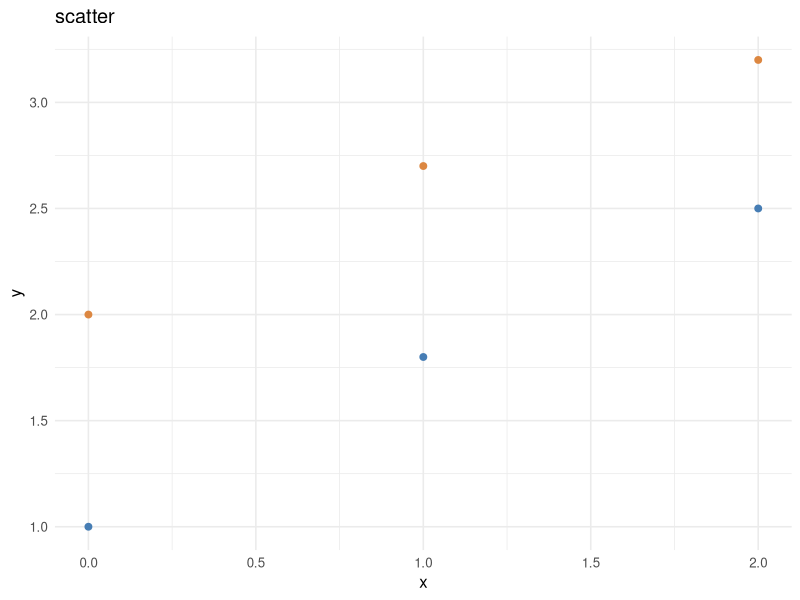
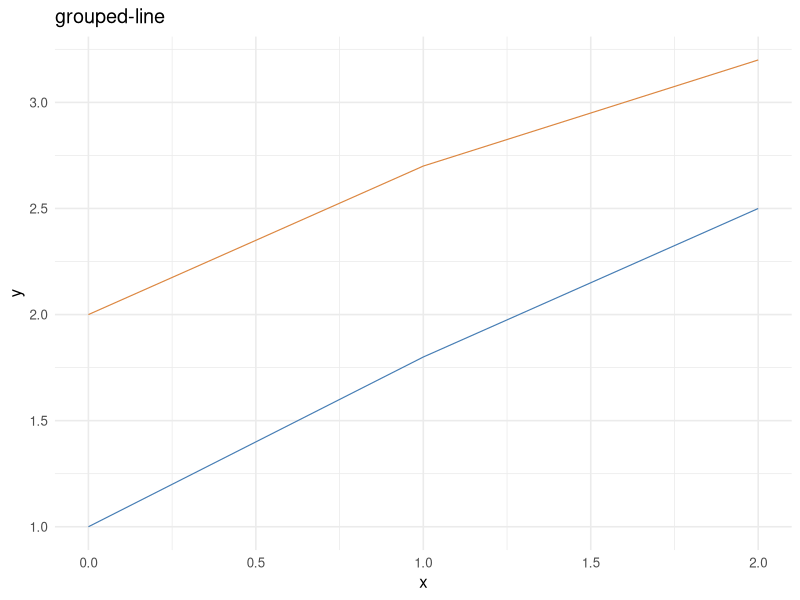
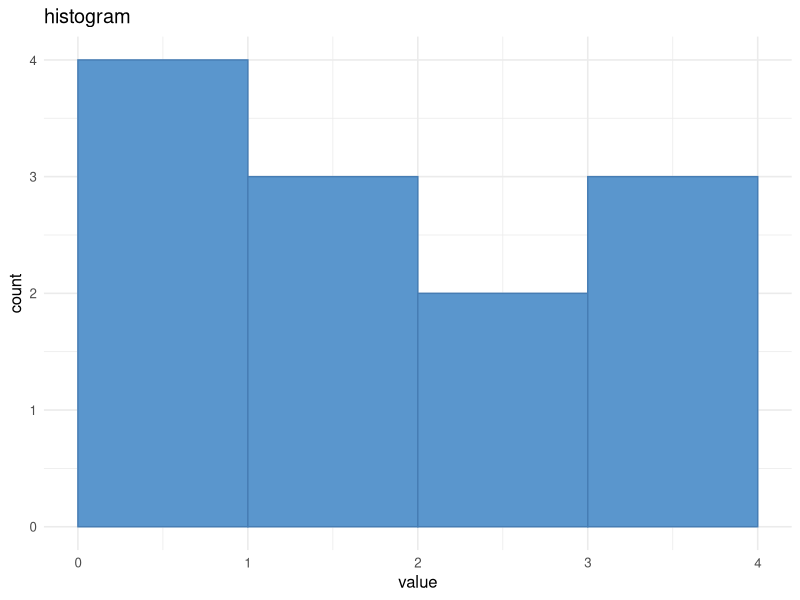
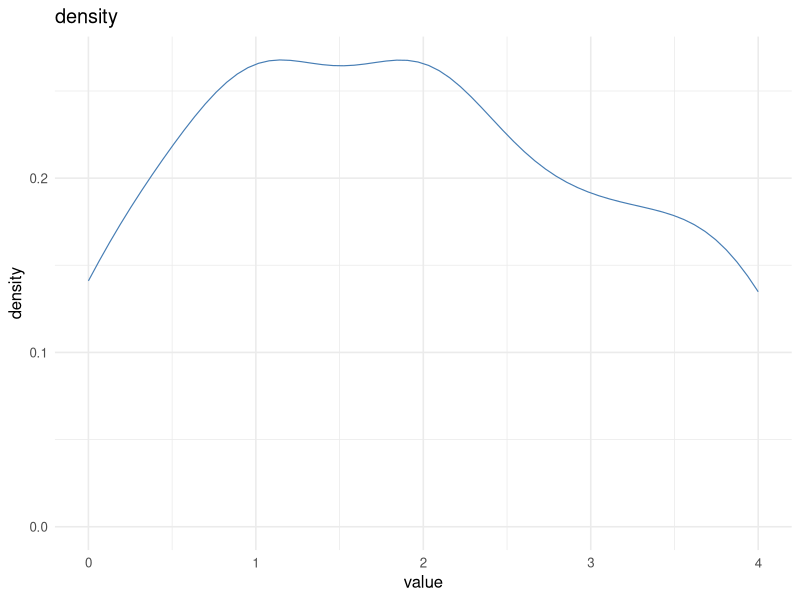
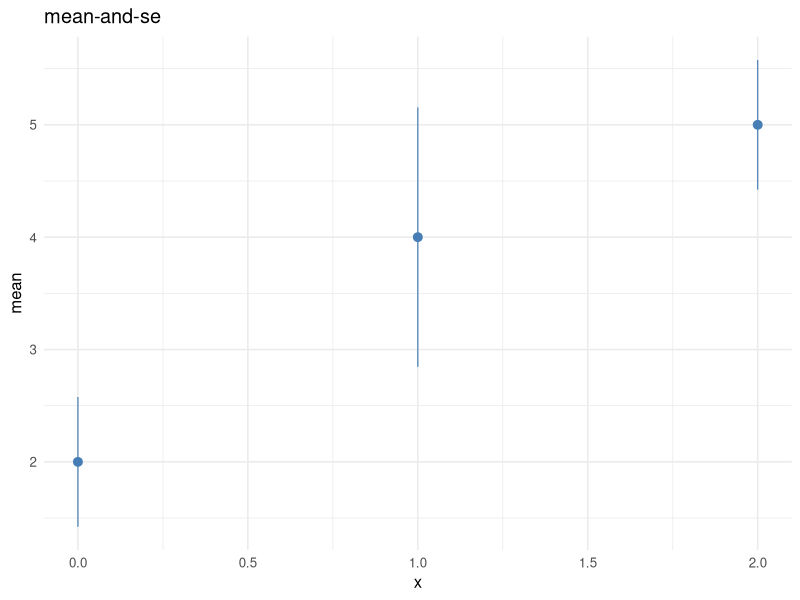
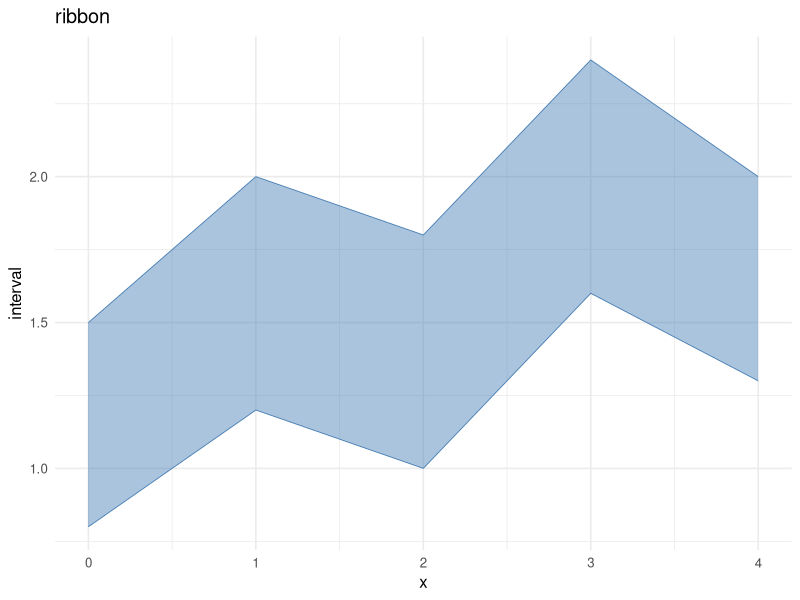
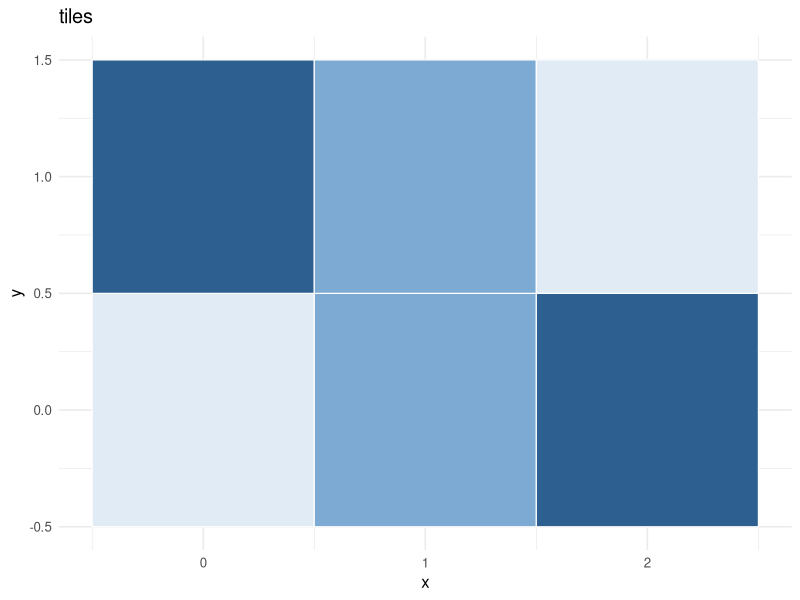
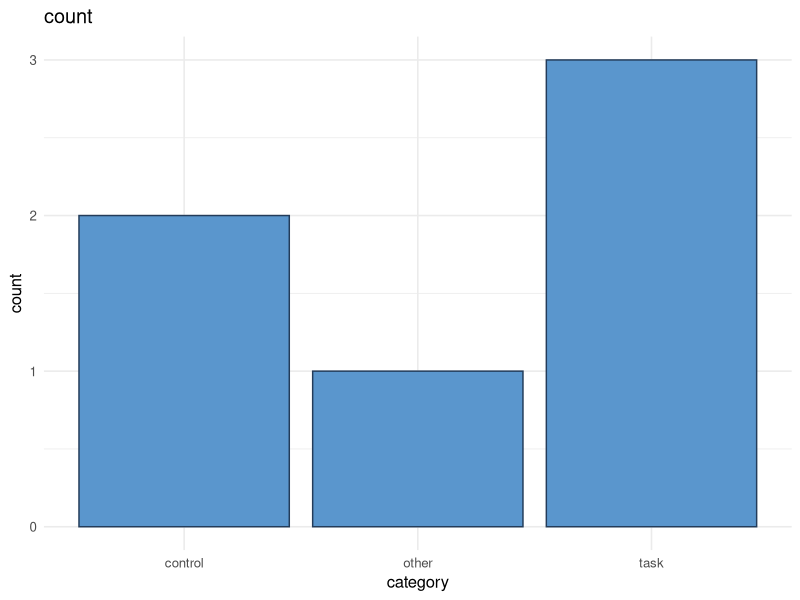

The R script that drew these images, in order:
args <- commandArgs(trailingOnly = TRUE)
out_dir <- if (length(args) >= 1L) args[[1L]] else "target/graphics-position-qa/ggplot2"
dir.create(out_dir, recursive = TRUE, showWarnings = FALSE)

suppressPackageStartupMessages(library(ggplot2))

palette <- c(red = "#467DB4", blue = "#DC8741")
series <- data.frame(
  x = rep(c(0, 1, 2), 2),
  y = c(1, 1.8, 2.5, 2, 2.7, 3.2),
  condition = factor(rep(c("A", "B"), each = 3), levels = c("A", "B"))
)

scatter <- ggplot(series, aes(x, y, colour = condition)) +
  geom_point(size = 2) +
  scale_colour_manual(values = c(A = palette[["red"]], B = palette[["blue"]])) +
  labs(title = "scatter", x = "x", y = "y") +
  theme_minimal(base_size = 12) +
  theme(legend.position = "none")

grouped_line <- ggplot(series, aes(x, y, group = condition, colour = condition)) +
  geom_line(linewidth = 0.4) +
  scale_colour_manual(values = c(A = palette[["red"]], B = palette[["blue"]])) +
  labs(title = "grouped-line", x = "x", y = "y") +
  theme_minimal(base_size = 12) +
  theme(legend.position = "none")

distribution <- data.frame(
  value = c(0, 0.4, 0.9, 1, 1.3, 1.8, 2, 2.2, 2.7, 3.1, 3.6, 4)
)
histogram <- ggplot(distribution, aes(value)) +
  geom_histogram(
    breaks = c(0, 1, 2, 3, 4),
    closed = "right",
    colour = "#467DB4",
    fill = "#5A96CD"
  ) +
  labs(title = "histogram", x = "value", y = "count") +
  theme_minimal(base_size = 12)

density_plot <- ggplot(distribution, aes(value)) +
  stat_density(
    geom = "line",
    bw = 0.45,
    n = 64,
    trim = TRUE,
    colour = "#467DB4",
    linewidth = 0.4
  ) +
  labs(title = "density", x = "value", y = "density") +
  theme_minimal(base_size = 12)

summary_data <- data.frame(
  x = rep(c(0, 1, 2), each = 3),
  y = c(1, 2, 3, 2, 4, 6, 4, 5, 6)
)
summarized <- ggplot(summary_data, aes(x, y)) +
  stat_summary(fun.data = mean_se, geom = "pointrange", colour = "#467DB4", linewidth = 0.4) +
  labs(title = "mean-and-se", x = "x", y = "mean") +
  theme_minimal(base_size = 12)

ribbon_data <- data.frame(
  x = c(0, 1, 2, 3, 4),
  lower = c(0.8, 1.2, 1, 1.6, 1.3),
  upper = c(1.5, 2, 1.8, 2.4, 2)
)
ribbon <- ggplot(ribbon_data, aes(x, ymin = lower, ymax = upper)) +
  geom_ribbon(colour = "#467DB4", fill = "#467DB4", alpha = 0.45, linewidth = 0.3) +
  labs(title = "ribbon", x = "x", y = "interval") +
  theme_minimal(base_size = 12)

tile_data <- data.frame(
  x = rep(c(0, 1, 2), 2),
  y = rep(c(0, 1), each = 3),
  level = factor(c(0, 1, 2, 2, 1, 0), levels = c(0, 1, 2))
)
tiles <- ggplot(tile_data, aes(x, y, fill = level)) +
  geom_tile(width = 1, height = 1, colour = "white", linewidth = 0.4) +
  scale_fill_manual(values = c("#E1EBF5", "#7DAAD2", "#2D5F91")) +
  labs(title = "tiles", x = "x", y = "y") +
  theme_minimal(base_size = 12) +
  theme(legend.position = "none")

count_data <- data.frame(category = c("control", "task", "task", "other", "task", "control"))
counted <- ggplot(count_data, aes(category)) +
  geom_bar(width = 0.9, colour = "#233C5A", fill = "#5A96CD") +
  labs(title = "count", x = "category", y = "count") +
  theme_minimal(base_size = 12)

facet_data <- data.frame(
  x = c(0, 1, 10, 20),
  y = c(0, 1, 2, 3),
  condition = factor(c("control", "control", "task", "task"), levels = c("control", "task"))
)
faceted <- ggplot(facet_data, aes(x, y)) +
  geom_point(size = 2, colour = palette[["red"]]) +
  facet_wrap(~condition, ncol = 2) +
  labs(title = "facets", x = "x", y = "y") +
  theme_minimal(base_size = 12)

bars <- data.frame(
  category = factor(c("A", "A", "B", "B"), levels = c("A", "B")),
  value = c(3, 2, 1, 4),
  group = factor(c("red", "blue", "red", "blue"), levels = c("red", "blue"))
)

base_bars <- ggplot(bars, aes(category, value, group = group, fill = group)) +
  scale_fill_manual(values = palette) +
  labs(x = "category", y = "value") +
  theme_minimal(base_size = 12) +
  theme(legend.position = "none")

dodge <- base_bars +
  geom_col(width = 0.9, colour = "#232D37", position = position_dodge(width = 0.9)) +
  ggtitle("position-dodge")
stack <- base_bars +
  geom_col(width = 0.9, colour = "#232D37", position = position_stack()) +
  ggtitle("position-stack")

jitter_points <- data.frame(
  category = factor(c("A", "A", "A", "B", "B", "B"), levels = c("A", "B")),
  value = c(1, 1, 1.6, 2, 2, 2.6),
  group = factor(c("red", "blue", "red", "blue", "red", "blue"), levels = c("red", "blue"))
)
jittered <- ggplot(jitter_points, aes(category, value, colour = group)) +
  geom_point(position = position_jitter(width = 0.22, height = 0.12, seed = 2026), size = 2) +
  scale_colour_manual(values = palette) +
  labs(title = "position-jitter", x = "category", y = "value") +
  theme_minimal(base_size = 12) +
  theme(legend.position = "none")

plots <- list(
  scatter = scatter,
  line = grouped_line,
  histogram = histogram,
  density = density_plot,
  summary = summarized,
  ribbon = ribbon,
  tiles = tiles,
  count = counted,
  facets = faceted,
  dodge = dodge,
  stack = stack,
  jitter = jittered
)
for (name in names(plots)) {
  ggsave(
    filename = file.path(out_dir, paste0(name, ".png")),
    plot = plots[[name]],
    width = 6.4,
    height = 4.8,
    dpi = 100,
    bg = "white"
  )
}

dodge_data <- layer_data(dodge)
stack_data <- layer_data(stack)
jitter_data <- layer_data(jittered)
write.table(
  layer_data(scatter)[c("x", "y", "colour", "group")],
  file.path(out_dir, "scatter-layer.tsv"),
  sep = "\t", row.names = FALSE, quote = FALSE
)
write.table(
  layer_data(grouped_line)[c("x", "y", "colour", "group")],
  file.path(out_dir, "line-layer.tsv"),
  sep = "\t", row.names = FALSE, quote = FALSE
)
write.table(
  layer_data(histogram)[c("x", "y", "count", "xmin", "xmax", "ymin", "ymax")],
  file.path(out_dir, "histogram-layer.tsv"),
  sep = "\t", row.names = FALSE, quote = FALSE
)
write.table(
  layer_data(density_plot)[c("x", "y", "density", "count")],
  file.path(out_dir, "density-layer.tsv"),
  sep = "\t", row.names = FALSE, quote = FALSE
)
write.table(
  layer_data(summarized)[c("x", "y", "ymin", "ymax")],
  file.path(out_dir, "summary-layer.tsv"),
  sep = "\t", row.names = FALSE, quote = FALSE
)
write.table(
  layer_data(ribbon)[c("x", "ymin", "ymax")],
  file.path(out_dir, "ribbon-layer.tsv"),
  sep = "\t", row.names = FALSE, quote = FALSE
)
write.table(
  layer_data(tiles)[c("x", "y", "xmin", "xmax", "ymin", "ymax", "fill")],
  file.path(out_dir, "tiles-layer.tsv"),
  sep = "\t", row.names = FALSE, quote = FALSE
)
write.table(
  layer_data(counted)[c("x", "y", "count", "xmin", "xmax", "ymin", "ymax")],
  file.path(out_dir, "count-layer.tsv"),
  sep = "\t", row.names = FALSE, quote = FALSE
)
write.table(
  layer_data(faceted)[c("x", "y", "PANEL", "group")],
  file.path(out_dir, "facets-layer.tsv"),
  sep = "\t", row.names = FALSE, quote = FALSE
)
write.table(
  dodge_data[c("x", "xmin", "xmax", "y", "group")],
  file.path(out_dir, "dodge-layer.tsv"),
  sep = "\t", row.names = FALSE, quote = FALSE
)
write.table(
  stack_data[c("x", "xmin", "xmax", "y", "ymin", "ymax", "group")],
  file.path(out_dir, "stack-layer.tsv"),
  sep = "\t", row.names = FALSE, quote = FALSE
)
write.table(
  jitter_data[c("x", "y", "group")],
  file.path(out_dir, "jitter-layer.tsv"),
  sep = "\t", row.names = FALSE, quote = FALSE
)

cat("wrote ggplot2 position references to", out_dir, "\n")
